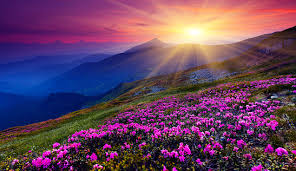
#> input picture ereny/images.jpg, 296 x 171 px
$ python -i Hough.py   (imports and definitions only)
#> lines starting #> are read from the running program, lines starting #| are printed output that depends on the picture; after the words box and inside, x2 and y2 are one past the last pixel; in counts of white or black regions, pixels touching at a corner belong together
#> further down, picture is the input picture: shape (171, 296, 3); mean B, G, R 96.4, 67.3, 102.6
import math

import cv2
import numpy as np


# [83 lines left out: functions hough_peaks, hough_lines_draw, not called in this run]


def line_detection(source: np.ndarray):
    """

    :param source:
    :return:
    """
    img = cv2.cvtColor(source, cv2.COLOR_BGR2GRAY)
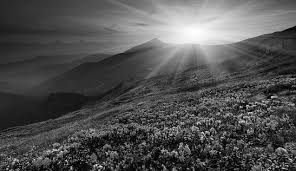
#> img: shape (171, 296); min 0, max 255, mean 81.2
    img = cv2.GaussianBlur(img, (5, 5), 1.5)
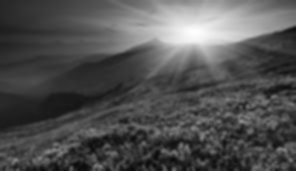
#> img: shape (171, 296); min 9, max 254, mean 81.2
    img = cv2.Canny(img, 100, 200)
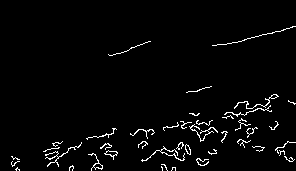
#> img: shape (171, 296); 2.8% white in thin lines or dots, all inside (x1, y1, x2, y2) = (11, 26, 296, 171)

    # Rho and Theta ranges
    thetas = np.deg2rad(np.arange(-90.0, 90.0))
    width, height = img.shape
#> width = 171; height = 296
    diag_len = math.ceil(np.sqrt(np.square(width) + np.square(height)))  # max_dist
#> diag_len = 342
    rhos = np.linspace(-diag_len, diag_len, diag_len * 2)
#> rhos = 684 values from -342 to 342

    # Cache some resuable values
    cos_t = np.cos(thetas)
    sin_t = np.sin(thetas)
    num_thetas = len(thetas)

    # Hough accumulator array of theta vs rho
    accumulator = np.zeros((2 * diag_len, num_thetas), dtype=np.uint64)
    y_idxs, x_idxs = np.nonzero(img)  # (row, col) indexes to edges
#> y_idxs = 1408 values from 26 to 170; x_idxs = 1408 values, max 295 at index 3, min 11 at index 1147, mean 180

    # Vote in the hough accumulator
    for i in range(len(x_idxs)):
        x = x_idxs[i]
        y = y_idxs[i]

        for t_idx in range(num_thetas):
            # Calculate rho. diag_len is added for a positive index
            rho = int(round(x * cos_t[t_idx] + y * sin_t[t_idx]) + diag_len)
            accumulator[rho, t_idx] += 1
#> this loop made 1408 passes
#> (x, y) on passes 1 to 3: (292, 26), (293, 26), (294, 26)
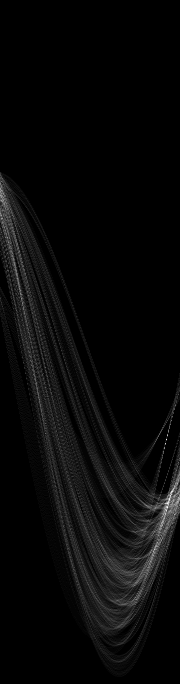
#> accumulator: shape (684, 180) uint64; min 0, max 60, mean 2.1; drawn with min black and max white

    return accumulator, rhos, thetas


# [99 lines left out: functions hough_lines, detectCircles, displayCircles, hough_circles, not called in this run]

>>> import cv2
>>> picture = cv2.imread('ereny/images.jpg')
>>> result = line_detection(picture)

$ run again, on ereny/download.jpg
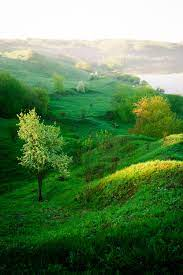
#> input picture ereny/download.jpg, 183 x 275 px
#> picture is the input picture: shape (275, 183, 3); mean B, G, R 83, 129.8, 93.1
#> in line_detection, `img = cv2.Canny(img, 100, 200)`:
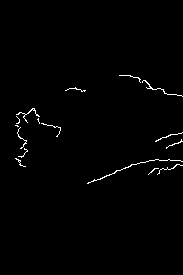
#> img: shape (275, 183); 1% white in thin lines or dots, all inside (x1, y1, x2, y2) = (15, 75, 183, 184)
#> y_idxs = 507 values from 75 to 183; x_idxs = 507 values, max 182 at index 112, min 15 at index 188, mean 104
#> the loop in line_detection, `for i in range(len(x_idxs)):` made 507 passes
#> (x, y) on passes 1 to 3: (119, 75), (120, 75), (121, 75)
#> after the loop in line_detection, `for i in range(len(x_idxs)):`:
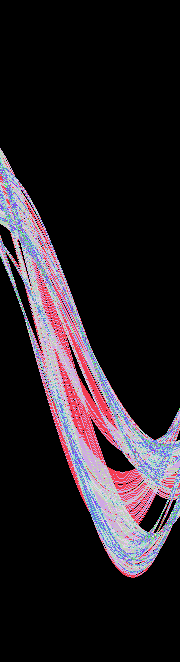
#> accumulator: shape (662, 180) uint64; 35 distinct labels, from 0 to 44; one colour per label, 0 black
